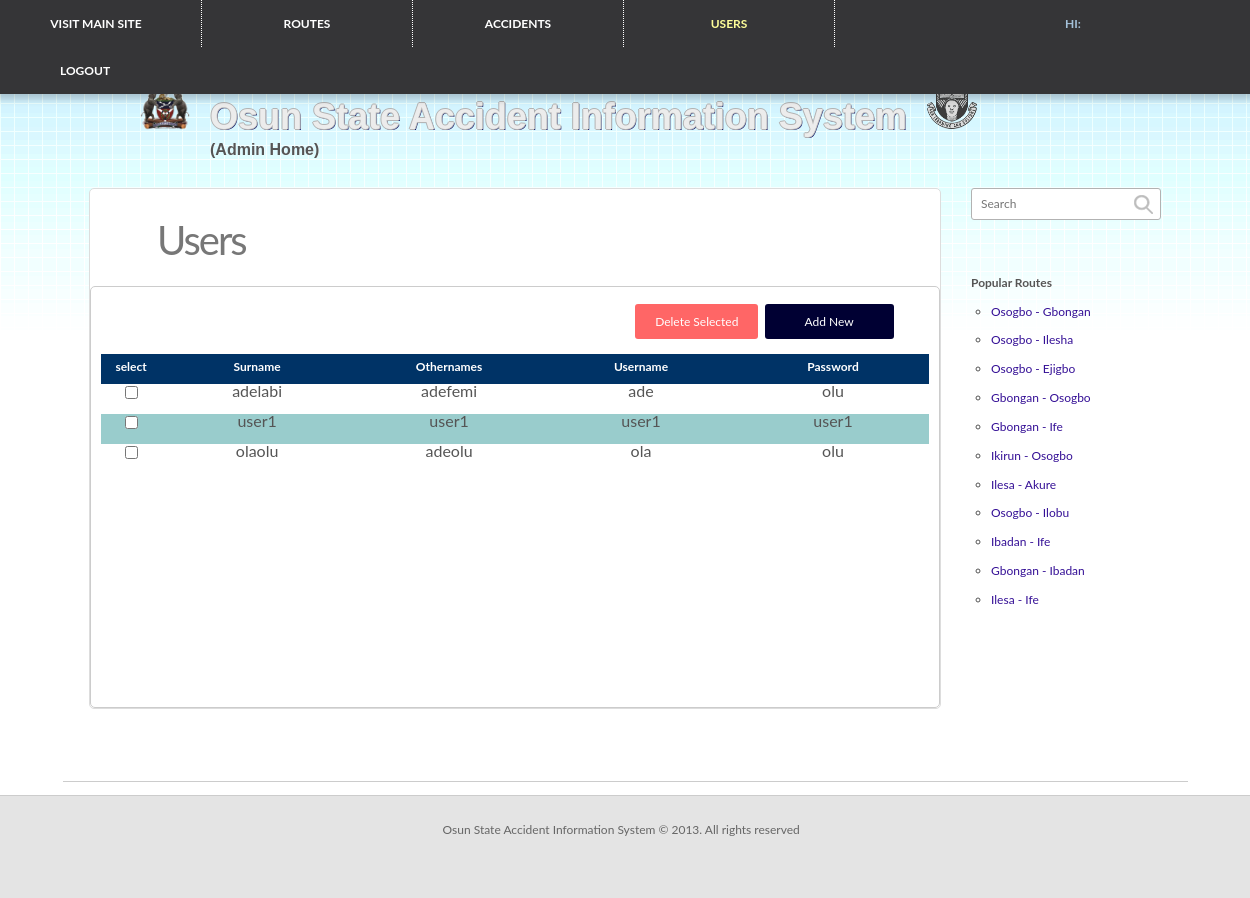
/admin/users.php, run on the app's committed database.
### tables this page shows
CREATE TABLE `routes` (
  `route_id` int(10) NOT NULL auto_increment,
  `route_name` varchar(50) NOT NULL,
  `pot_holes` int(10) NOT NULL,
  `route_length` double NOT NULL,
  `carriage_width` double NOT NULL,
  `surface` varchar(20) NOT NULL,
  `junctions` int(10) NOT NULL,
  `bends` int(10) NOT NULL,
  `failed_segment` int(10) NOT NULL,
  `state` varchar(50) NOT NULL,
  `fatality_rate` double default '0',
  `fatality_density` double default '0',
  `casualty_density` double default '0',
  `total_accidents` int(11) NOT NULL default '0',
  `dead` int(5) NOT NULL default '0',
  `injured` int(5) NOT NULL default '0',
  `casualty` int(5) NOT NULL default '0',
  PRIMARY KEY  (`route_id`)
);

CREATE TABLE `users` (
  `id` int(5) NOT NULL auto_increment,
  `username` varchar(50) NOT NULL,
  `password` varchar(30) NOT NULL,
  `surname` varchar(50) NOT NULL,
  `othernames` varchar(50) NOT NULL,
  PRIMARY KEY  (`id`)
);

### model/mysql.php (called while the page is built, shortened)
<?php
final class mysql {
	public function __construct() {
		if (!$this->handle = mysql_connect(SERVER, USERNAME, PASSWORD)) {
      		exit('Error: Could not establish  connection to database using ' . USERNAME . '@' . SERVER);
    	}
  	}
  	private function query($sql) {
	$result=array();
	$resource=mysql_query($sql);
	if(@mysql_num_rows($resource)>0){
	 while($value=mysql_fetch_assoc($resource)){
	 $result[]=$value;
	 }
	 return $result;
	 }
	else return NULL;
  	}
	function load_users(){
	$sql="SELECT * FROM users";
	return $this->query($sql);
	}
	function loadRoutes(){
	$sql="SELECT * FROM routes";
	return $this->query($sql);
	}
}
?>

### controller/class.main.php (called while the page is built, shortened)
<?php
require_once '../model/mysql.php';
class mainClass{
public $mysql;
function  __construct(){
$this->mysql=new mysql();
}
function loadRoutes(){
return $this->mysql->loadRoutes();
}
function load_users(){
return $this->mysql->load_users();
}
}
?>

### admin/users.php (the view, shortened to what this page needs)
<?php
include '../controller/class.main.php';
$main=new mainClass();
$routes=$main->loadRoutes();
$users=$main->load_users();
?>
<!DOCTYPE html>
<html >
<head>
        <link href="../css/css" rel="stylesheet" type="text/css">
<link href="css/css" rel="stylesheet" type="text/css">
        <link rel="stylesheet" href="../css/flick/jquery-ui-1.8.16.custom.css" type="text/css" />
                <link href="../css/style.css" media="all" rel="stylesheet" type="text/css">
<link href="../font/stylesheet.css" rel="stylesheet" type="text/css" />
<link href="../css/styles.css" rel="stylesheet" type="text/css" />
</head>
    <body >
 <div id="main-wrapper" style="padding-top: 47px; background: url('img/bg.png') repeat-x">
 <div id="main-wrapper-header">
    <header class="main-header">
    <div class="container-fluid">
 <nav class="main-nav" style="float:none">
   <ul>
     <li>
                                <a href="../index.php" fsource="loggedin_Buyer_home" style="color:#FFF; border-left:1px dotted  #fff; width:150px; margin-left:-40px" ><center>Visit Main Site</center></a>                            </li>
<li class="js-top-menu-sales">
<a href="index.php" fsource="loggedin_Seller_ManageSales" style="color: #FFF; border-left:1px dotted  #fff; width:150px">
<center>Routes</center></a>                                </li>
<li class="js-top-menu-sales"><a href="accidents.php" fsource="loggedin_Seller_ManageSales" style=" border-left:1px dotted  #fff; border-right:1px dotted  #fff; color:#FFF; width:150px"><center> Accidents  </center>
<li class="js-top-menu-sales"><a href="users.php" fsource="loggedin_Seller_ManageSales" style=" border-right:1px dotted  #fff; color:#FFFF99; width:150px"><center> Users  </center>                                     </li></a>
<li><a href="" style="color: #A4C1D9; margin-left:200px">     <center> Hi: <?php echo $_SESSION['admin'][0]['username'] ?></center> </a>                            </li>
                             <li> <a href="logout.php" style="color: #fff; ">     <center> Logout                             </center> </a>                            </li>
                      </ul></nav></center>
    </div>
                </header>
</div>
<div class="main-content" style=" background: url('../img/bg.png') repeat-x" >
<div class="db-container container-fluid" style=" background: url('img/bg.png') repeat-x" ><br/><br/>
<div class="span7" style="margin-left:110px" >
			<div class="visible-desktop" id="icon">
				<img src="../img/icon.png" style="width:50px; height:50px; margin-top:4px" />
			</div>
			<div id="app-name">
				<h1 style="font-size:36px; margin-top:-15px " >Osun State Accident Information System&nbsp;&nbsp;<img src="../img/logo.png" width="50px" height="48px" />
                                              </h1><br/>
                <h2 style="font-size:16px">(Admin Home)</h2>
			</div>
            </div>
            <br/><br/>
                        <div class="row-fluid" style="width:1300px; padding-right:0px">
                            <div class="span12">
                            <aside class="db-sidebar">
                              <div class="db-sidebar-inner">
                                        <div class="db-search hint--left cf" data-hint="Search">
                                        <form name="search" action="" >
                                            <input id="query" name="query" type="search" value=""  placeholder="Search">
                                            <input type="image" src="../images/btn-search-icon.png" alt="Go" class="btn-search" style="cursor: default !important;"><br/>
                                       </form> </div>
                                  <nav class="db-na"><br/><br/><br/>
                                  <p><b>Popular Routes</b></p><br/>
                                            <ol style="list-style:circle; padding-left:20px">
                                            <?php $i=0; foreach($routes as $rt){ if($i<12){ ?>
                                                <li ><a href="<?php echo "accident_info.php?id=".$rt['route_id']; ?>" fsource="loggedin_Inbox"><?php echo $rt['route_name'] ?></a></li><br/>
                                               <?php $i++; }} ?>
                                            </ol>
                                </nav>
                                  </div>
                          </aside>
                                <section class="db-content db-content-conversation-detail">
                                    <header class="db-header header-nobot cf">
                                        <h1 class="with-thumb"> Users</h1>
                                    </header>
<div class="db-tabs-wrapper">
<form name="frm" method="post" action="" >
<br/><br/><div style="float:right; padding-right:10px; width:300px"  >&nbsp;&nbsp;<a href="#" style="background:#FF6666; height:30px; color:#FFFFFF; padding:10px 20px 10px 20px; border-radius:3px" onClick="deleteIt('delete');" >Delete Selected</a>&nbsp;&nbsp;<a href="new_user.php" style="background: #000033; color:#FFFFFF; height:30px;  padding:10px 40px 10px 40px; border-radius:3px" >Add New</a></div><br/><br/>
<div style=" padding:10px; height:300px">
   <table cellspacing="0" cellpadding="2" width="100%" style=" border-radius:5px" align="center"  >
                    <tr style="background:#003366; height:30px;  color:#FFFFFF; margin-bottom:20px;" >
                        <th style="width:30px; padding-bottom:10px; "><center>select</center></th>
                   		<th style="width:100px; padding-bottom:10px; "><center>Surname</center></th>
                        <th style="width:100px; padding-bottom:10px; "><center>Othernames</center></th>
                        <th style="width:100px; padding-bottom:10px; "><center>Username</center></th>
                     <th style="width:100px; padding-bottom:10px; "><center>Password</center></th>
                        </tr>
    <?php $i=0; foreach($users as $user){ $i++; ?>
   <tr class="<?php echo ($i%2==0?'odd':'')?>" style="height:30px; font-size:16px" ><td><center><input type="checkbox" name="select[]" onClick="tick();" value="<?php echo $user['id'] ?>" ></center></td>
                   		<td><center><?php echo $user['surname'] ?></center></td>
                        <td><center><?php echo $user['othernames'] ?></center></td>
                        <td><center><?php echo $user['username'] ?></center></td>
                     <td><center><?php echo $user['password'] ?></center></td>
    <?php } ?>
   </table>
</form>
</div> <br/><br/><br/>
 </section>
</div>
</div>
</div>
 </div>
 <?php include '../footer.php' ?>
 </div>
</body></html>

### css/styles.css (style rules this page uses)
body { background: url('../img/bg.png') repeat-x; background-color: #fff; }
h1, h2, h3, h4, h5, h6 { text-shadow: white 0.02em 0.02em; font-family: 'QlassikBold', sans-serif; }
h2 { font-size: 2.3em; }
#icon { position: relative; float: left; margin-right: 20px; }
#app-name { position: relative; float: left; margin-top: 20px; margin-right: 20px; max-width:900px; }
#app-name h1 { font-size: 5.5em; font-size: 5.5em; color: #ECECEC; text-shadow: -1px 0 #B3B3B3, 0 1px #B3B3B3, 1px 0 #B3B3B3, 0 -1px #B3B3B3, #020763 0.03em 0.03em; }
.span7 { width:1100px; }

### admin/users.php (style rules this page uses)
.odd { background:#99CCCC; }
body { background: url('../img/bg.png') repeat-x; }

### data on the page
routes: route_name "Osogbo - Gbongan"
routes: route_name "Osogbo - Ilesha"
routes: route_name "Osogbo - Ejigbo"
routes: route_name "Gbongan - Osogbo"
routes: route_name "Gbongan - Ife"
routes: route_name "Ikirun - Osogbo"
routes: route_name "Ilesa - Akure"
routes: route_name "Osogbo - Ilobu"
routes: route_name "Ibadan - Ife"
routes: route_name "Gbongan - Ibadan"
routes: route_name "Ilesa - Ife"
users: surname "adelabi", othernames "adefemi", username "ade", password "olu"
users: surname "user1", othernames "user1", username "user1", password "user1"
users: surname "olaolu", othernames "adeolu", username "ola", password "olu"
